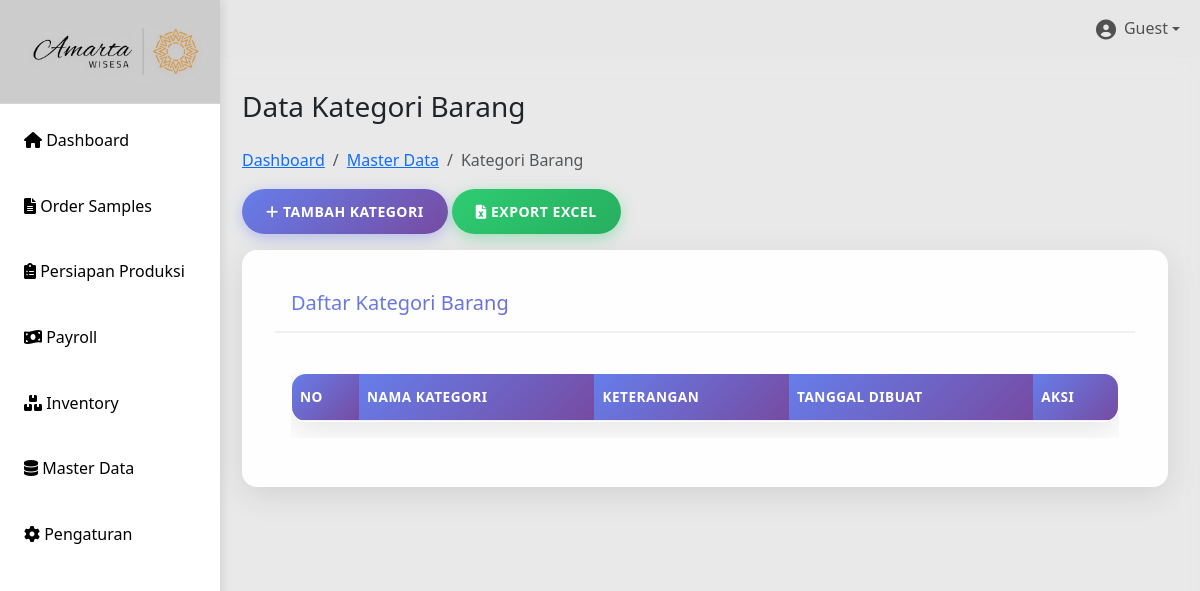
The page /kategori-barang.php on the database as committed earlier.
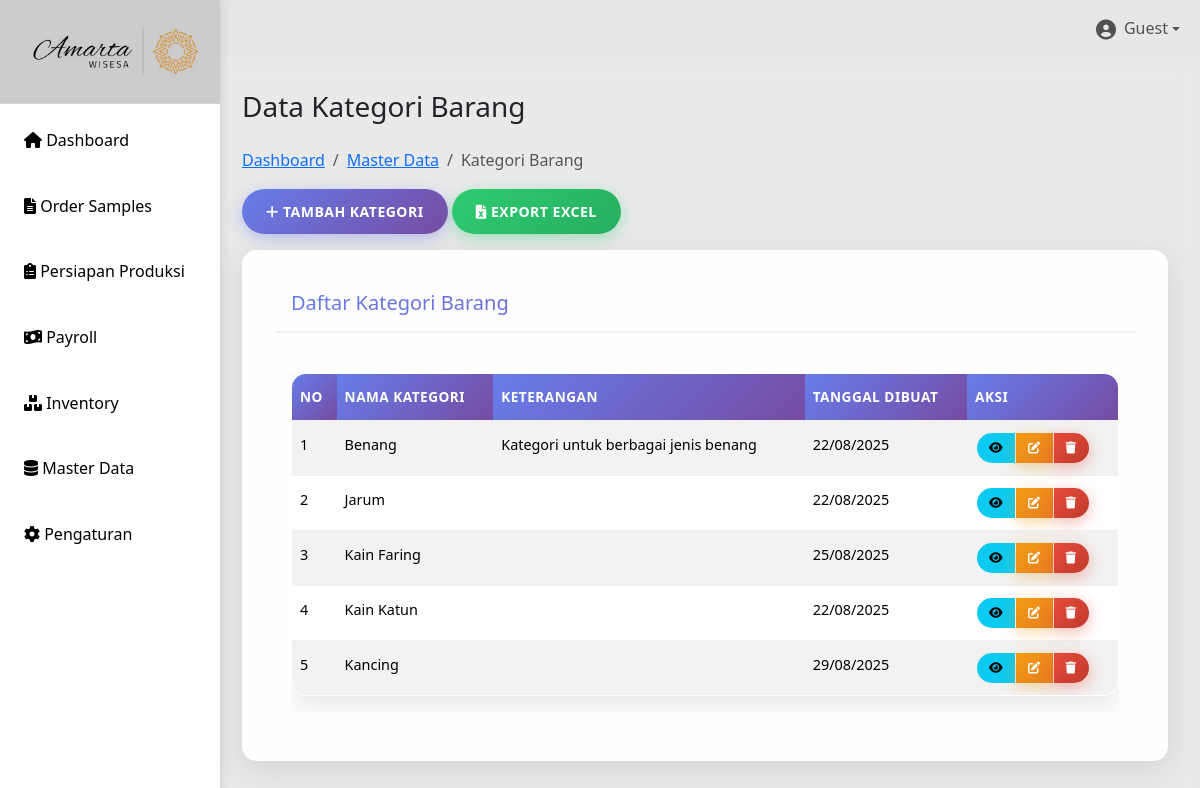
The same page on the database as committed later.
### tables this page shows
CREATE TABLE `kategori_barang` (
  `id` int(11) UNSIGNED NOT NULL,
  `nama_kategori` varchar(255) NOT NULL,
  `keterangan` text DEFAULT NULL,
  `created_at` timestamp NOT NULL DEFAULT current_timestamp(),
  `updated_at` timestamp NOT NULL DEFAULT current_timestamp() ON UPDATE current_timestamp()
);

### kategori-barang.php (the view, shortened to what this page needs)
<?php
include 'config/db.php';
include 'includes/header.php';
$sql = "SELECT * FROM kategori_barang ORDER BY nama_kategori";
$result = mysqli_query($conn, $sql);
$kategoriList = mysqli_fetch_all($result, MYSQLI_ASSOC);
?>
<div class="main-content">
    <div class="row">
        <div class="col-12">
            <h1 class="h3 mb-4">Data Kategori Barang</h1>
            <nav aria-label="breadcrumb">
                <ol class="breadcrumb">
                    <li class="breadcrumb-item"><a href="index.php">Dashboard</a></li>
                    <li class="breadcrumb-item"><a href="master-data.php">Master Data</a></li>
                    <li class="breadcrumb-item active">Kategori Barang</li>
                </ol>
            </nav>
            <div class="mb-3">
                <button type="button" class="btn btn-primary" data-bs-toggle="modal" data-bs-target="#tambahKategoriModal">
                    <i class="fas fa-plus"></i> Tambah Kategori
                </button>
                <button type="button" class="btn btn-success">
                    <i class="fas fa-file-excel"></i> Export Excel
                </button>
            </div>
            <div class="card">
                <div class="card-header">
                    <h5 class="card-title mb-0">Daftar Kategori Barang</h5>
                </div>
                <div class="card-body">
                    <div class="table-responsive">
                        <table class="table table-striped table-hover" id="tabelKategori">
                            <thead>
                                <tr>
                                    <th>No</th>
                                    <th>Nama Kategori</th>
                                    <th>Keterangan</th>
                                    <th>Tanggal Dibuat</th>
                                    <th>Aksi</th>
                                </tr>
                            </thead>
                            <tbody>
                                <?php $no = 1; foreach ($kategoriList as $kategori): ?>
                                <tr>
                                    <td><?= $no++; ?></td>
                                    <td><?= htmlspecialchars($kategori['nama_kategori']); ?></td>
                                    <td><?= htmlspecialchars($kategori['keterangan']); ?></td>
                                    <td><?= date('d/m/Y', strtotime($kategori['created_at'])); ?></td>
                                    <td>
                                        <div class="btn-group btn-group-sm" role="group">
                                            <a href="detail-kategori.php?id=<?= $kategori['id']; ?>" class="btn btn-sm btn-info">
                                                <i class="fas fa-eye"></i>
                                            </a>
                                            <a href="edit-kategori.php?id=<?= $kategori['id']; ?>" class="btn btn-sm btn-warning">
                                                <i class="fas fa-edit"></i>
                                            </a>
                                            <button type="button" class="btn btn-sm btn-danger" onclick="hapusKategori(<?= $kategori['id']; ?>)">
                                                <i class="fas fa-trash"></i>
                                            </button>
                                        </div>
                                    </td>
                                </tr>
                                <?php endforeach; ?>
                            </tbody>
                        </table>
                    </div>
                </div>
            </div>
        </div>
    </div>
</div>
<?php
include 'includes/footer.php';
?>

Rows that differ between the two databases and show on the page:
added kategori_barang: nama_kategori "Benang", keterangan "Kategori untuk berbagai jenis benang", created_at "22/08/2025"
added kategori_barang: nama_kategori "Jarum", created_at "22/08/2025"
added kategori_barang: nama_kategori "Kain Faring", created_at "25/08/2025"
added kategori_barang: nama_kategori "Kain Katun", created_at "22/08/2025"
added kategori_barang: nama_kategori "Kancing", created_at "29/08/2025"
